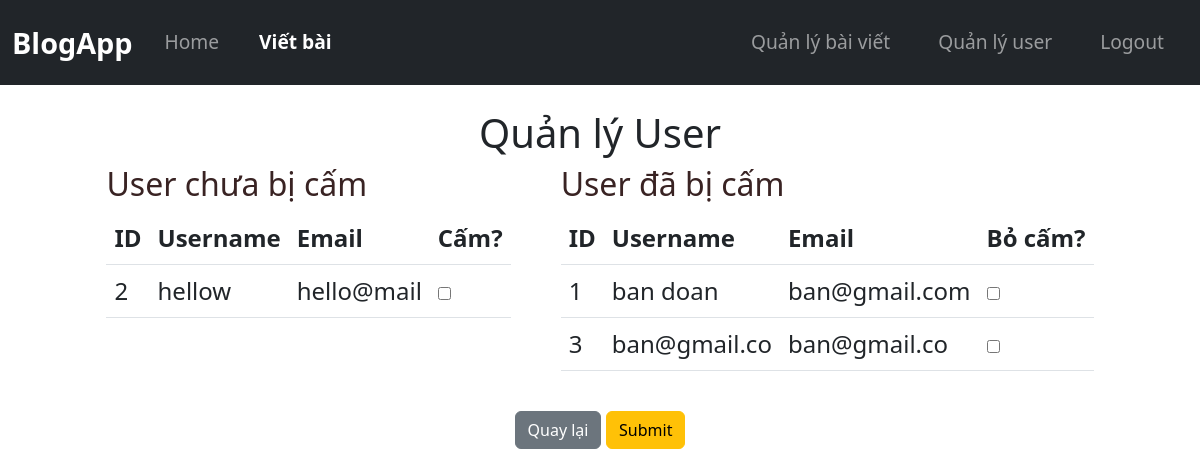
/admin/users (signed in), run on an earlier commit of the app's database.
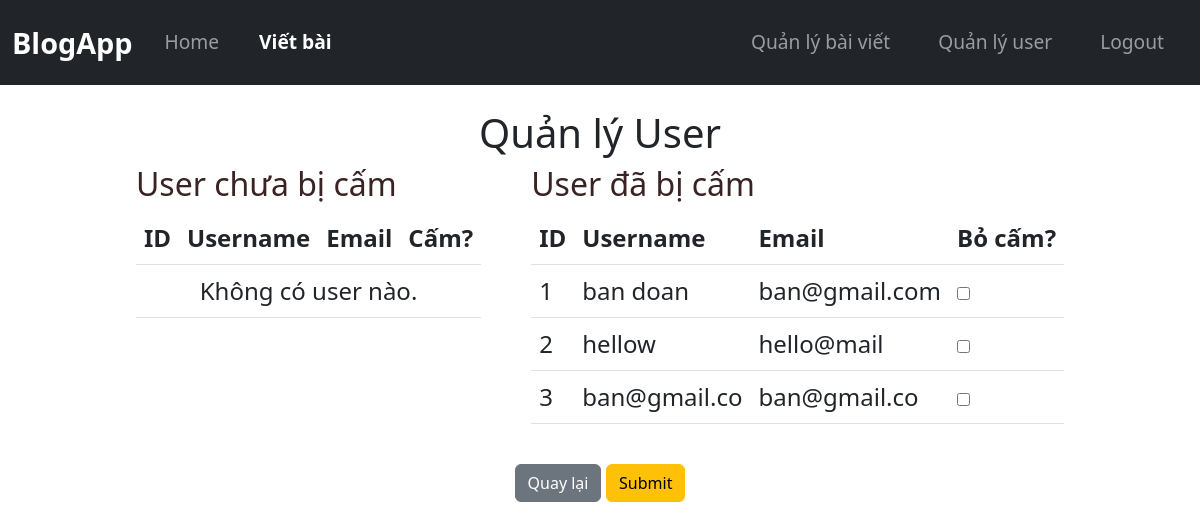
And on a later commit of the database.
### tables this page shows
CREATE TABLE users (
            id INTEGER PRIMARY KEY AUTOINCREMENT,
            username TEXT UNIQUE NOT NULL,
            email TEXT UNIQUE NOT NULL,
            password TEXT NOT NULL
        , is_admin INTEGER DEFAULT 0, is_ban INTEGER DEFAULT 0);

### app/routes_account.py (the view)
@user_bp.route("/admin/users",methods = ["POST","GET"])
@login_required
def admin_users():
    if not current_user.is_authenticated or not current_user.is_admin:
        flash("Bạn không có quyền truy cập!", "danger")
        return redirect(url_for("post_bp.home"))
    db = get_db()
    users_is_not_ban = db.execute("SELECT id, username, email FROM users WHERE is_admin = 0 and is_ban = 0").fetchall()
    users_is_ban = db.execute("SELECT id, username, email FROM users WHERE is_admin = 0 and is_ban = 1").fetchall()
    for i in users_is_ban:
        print(dict(i))
    return render_template("admin_users.html", users_is_not_ban = users_is_not_ban,users_is_ban = users_is_ban)

### app/__init__.py (called while the page is built)
def create_app():
    app = Flask(__name__)
    app.config["SECRET_KEY"] = "dev"
    app.teardown_appcontext(close_db)
    login_manager = LoginManager()
    login_manager.init_app(app)
    @login_manager.user_loader
    def load_user(user_id):
        user =  get_user_by_id(user_id)
        return User(user['id'],user['username'],user['email'],user['is_admin'],user['is_ban'])
    from app.routes_account import user_bp
    from app.routes_post import post_bp
    app.register_blueprint(post_bp)
    app.register_blueprint(user_bp)
    return app

### app/db.py (called while the page is built)
def get_db():
    if "db" not in g:
        g.db = sqlite3.connect(DATABASE)
        g.db.row_factory = sqlite3.Row  # Trả về dict thay vì tuple
    return g.db

def get_user_by_id(id):
    db = get_db()
    user = db.execute("SELECT * FROM users WHERE id = ?", (id,)).fetchone()
    return dict(user) if user != None else None

### app/templates/admin_users.html (shortened to what this page needs)
{% extends "base.html" %}
{% block content %}
    <div class="container" style="align-items: center;">
        <h1 style="text-align: center;">Quản lý User</h1>
        <form action="{{url_for('user_bp.toggle_ban')}}" method="POST">
            <div class="container_ad_usr">
                <div class="ql_usr_left">
                    <h2>User chưa bị cấm</h2>
                    <table class="table">
                        <thead>
                            <tr>
                                <th>ID</th>
                                <th>Username</th>
                                <th>Email</th>
                                <th>Cấm?</th>
                            </tr>
                        </thead>
                        <tbody>
                            {% for user in users_is_not_ban %}
                            <tr>
                                <td name = "user_id" >{{ user.id }}</td>
                                <td>{{ user.username }}</td>
                                <td>{{ user.email }}</td>
                                <td>
                                    <input type="checkbox" name = "ban_user" class="toggle-ban" value="{{ user.id }}">
                                </td>
                            {% else %}
                            <tr>
                                <td colspan="4" class="text-center">Không có user nào.</td>
                            </tr>
                            {% endfor %}
                        </tbody>
                    </table>
                </div>
                <div class = "ql_usr_right">
                    <h2>User đã bị cấm</h2>
                    <table class="table">
                        <thead>
                            <tr>
                                <th>ID</th>
                                <th>Username</th>
                                <th>Email</th>
                                <th>Bỏ cấm?</th>
                            </tr>
                        </thead>
                        <tbody>
                            {% for user in users_is_ban %}
                            <tr>
                                <td>{{ user.id }}</td>
                                <td>{{ user.username }}</td>
                                <td>{{ user.email }}</td>
                                <td>
                                    <input type="checkbox" name = "un_ban_user" class="toggle-ban" value="{{ user.id }}">
                                </td>
                            {% else %}
                            <tr>
                                <td colspan="4" class="text-center">Không có user nào.</td>
                            </tr>
                            {% endfor %}
                        </tbody>
                    </table>
                </div>
            </div>
            <div class="text-center mt-4">
                <a href="{{ url_for('post_bp.home') }}" class="btn btn-secondary" style="justify-content:center;align-items: center;">Quay lại</a>
                <button type="submit" class="btn btn-warning">
                    Submit
                </button>
        </div>
        </form>
{% endblock %}

What changed in the data, as far as the page shows it:
changed users "hellow": moves from the list under "User chưa bị cấm" to the list under "User đã bị cấm"
Also different on the page:
text now shown: "Không có user nào."
